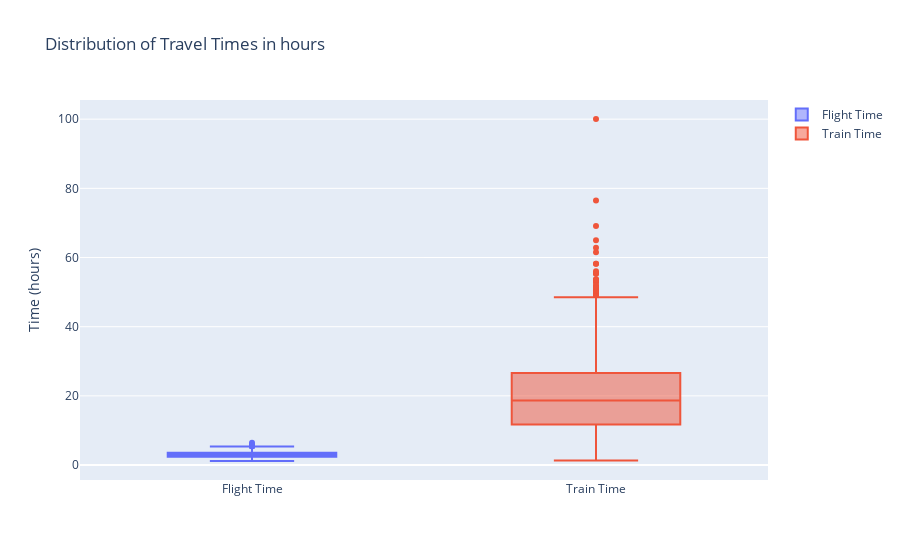

Notebook code for this chart:
### Code cell
box_fig = go.Figure()
box_fig.add_trace(go.Box(y=merged_data['flight_time_hours_with_extra'], name='Flight Time'))
box_fig.add_trace(go.Box(y=merged_data['train_time_hours'], name='Train Time'))
box_fig.update_layout(title='Distribution of Travel Times in hours', yaxis_title='Time (hours)')
box_fig.show()

### Figure 1 — Plotly figure (JSON) as saved in the notebook; plotly's stock layout.template omitted (floating-point values rounded to 4 significant figures; data arrays with more than 128 entries replaced by an {"elided": "..."} marker saying what was removed)
{"data": [{"name": "Flight Time", "type": "box", "y": {"elided": "1122 float values"}}, {"name": "Train Time", "type": "box", "y": {"elided": "1122 float values"}}], "layout": {"title": {"text": "Distribution of Travel Times in hours"}, "yaxis": {"title": {"text": "Time (hours)"}}}}
